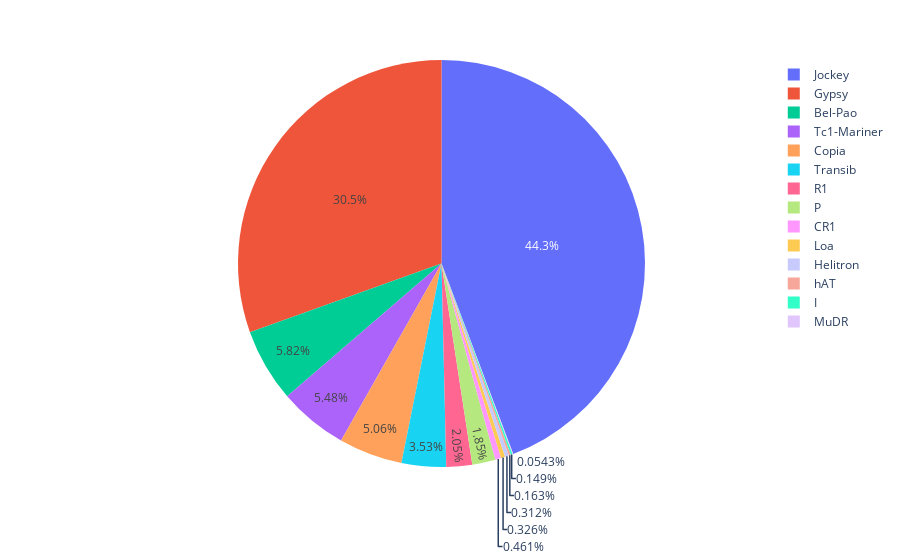

Here is the notebook cell this chart was saved with:
### Code cell
df = consensus_TE_counts_df.copy()
fig = px.pie(df, values='Female', names='Family')
fig.show()

### Figure 1 — Plotly figure (JSON) as saved in the notebook; plotly's stock layout.template omitted (floating-point values rounded to 4 significant figures)
{"data": [{"domain": {"x": [0, 1], "y": [0, 1]}, "hovertemplate": "Family=%{label}<br>Female=%{value}<extra></extra>", "labels": ["Tc1-Mariner", "Copia", "Gypsy", "Gypsy", "Gypsy", "Copia", "Tc1-Mariner", "Jockey", "Gypsy", "R1", "CR1", "Jockey", "Gypsy", "Gypsy", "Jockey", "Gypsy", "Gypsy", "Tc1-Mariner", "Jockey", "Gypsy", "Bel-Pao", "Bel-Pao", "Copia", "Copia", "Bel-Pao", "Jockey", "Gypsy", "Gypsy", "Gypsy", "Tc1-Mariner", "Gypsy", "Jockey", "MuDR", "Gypsy", "Transib", "Tc1-Mariner", "Jockey", "Gypsy", "I", "Gypsy", "Jockey", "Jockey", "Jockey", "R1", "Gypsy", "Gypsy", "Gypsy", "Tc1-Mariner", "R1", "Transib", "Gypsy", "Gypsy", "Bel-Pao", "Jockey", "Tc1-Mariner", "Transib", "Loa", "Tc1-Mariner", "Gypsy", "Copia", "Gypsy", "Jockey", "Jockey", "Tc1-Mariner", "Tc1-Mariner", "Jockey", "Gypsy", "Gypsy", "Jockey", "Gypsy", "Gypsy", "Jockey", "Jockey", "Gypsy", "Jockey", "Gypsy", "Jockey", "Gypsy", "Bel-Pao", "Jockey", "Gypsy", "Gypsy", "Jockey", "Gypsy", "Gypsy", "Gypsy", "I", "Jockey", "Gypsy", "Jockey", "Gypsy", "Jockey", "Gypsy", "Gypsy", "Gypsy", "Jockey", "hAT", "Bel-Pao", "R1", "Bel-Pao", "Jockey", "Gypsy", "Gypsy", "Gypsy", "Jockey", "Transib", "Gypsy", "Gypsy", "R1", "P", "Bel-Pao", "Tc1-Mariner", "Gypsy", "Jockey", "Transib", "Helitron", "P", "Helitron", "Gypsy"], "legendgroup": "", "name": "", "showlegend": true, "type": "pie", "values": [4, 39, 6, 11, 23, 245, 1, 39, 96, 1, 34, 135, 19, 1, 217, 1, 37, 19, 99, 8, 75, 32, 43, 13, 23, 133, 690, 92, 135, 64, 50, 29, 4, 8, 20, 64, 1, 11, 6, 3, 51, 1, 17, 35, 43, 5, 12, 25, 34, 14, 72, 37, 12, 13, 24, 183, 24, 16, 5, 33, 7, 2, 19, 16, 160, 5, 10, 13, 4, 1, 7, 145, 20, 43, 64, 10, 30, 8, 38, 316, 125, 13, 1134, 40, 200, 11, 5, 16, 89, 26, 13, 63, 37, 17, 33, 478, 12, 3, 43, 234, 1, 7, 147, 1, 7, 4, 39, 5, 38, 83, 12, 11, 5, 197, 39, 23, 53, 0, 0]}], "layout": {"legend": {"tracegroupgap": 0}, "margin": {"t": 60}}}
